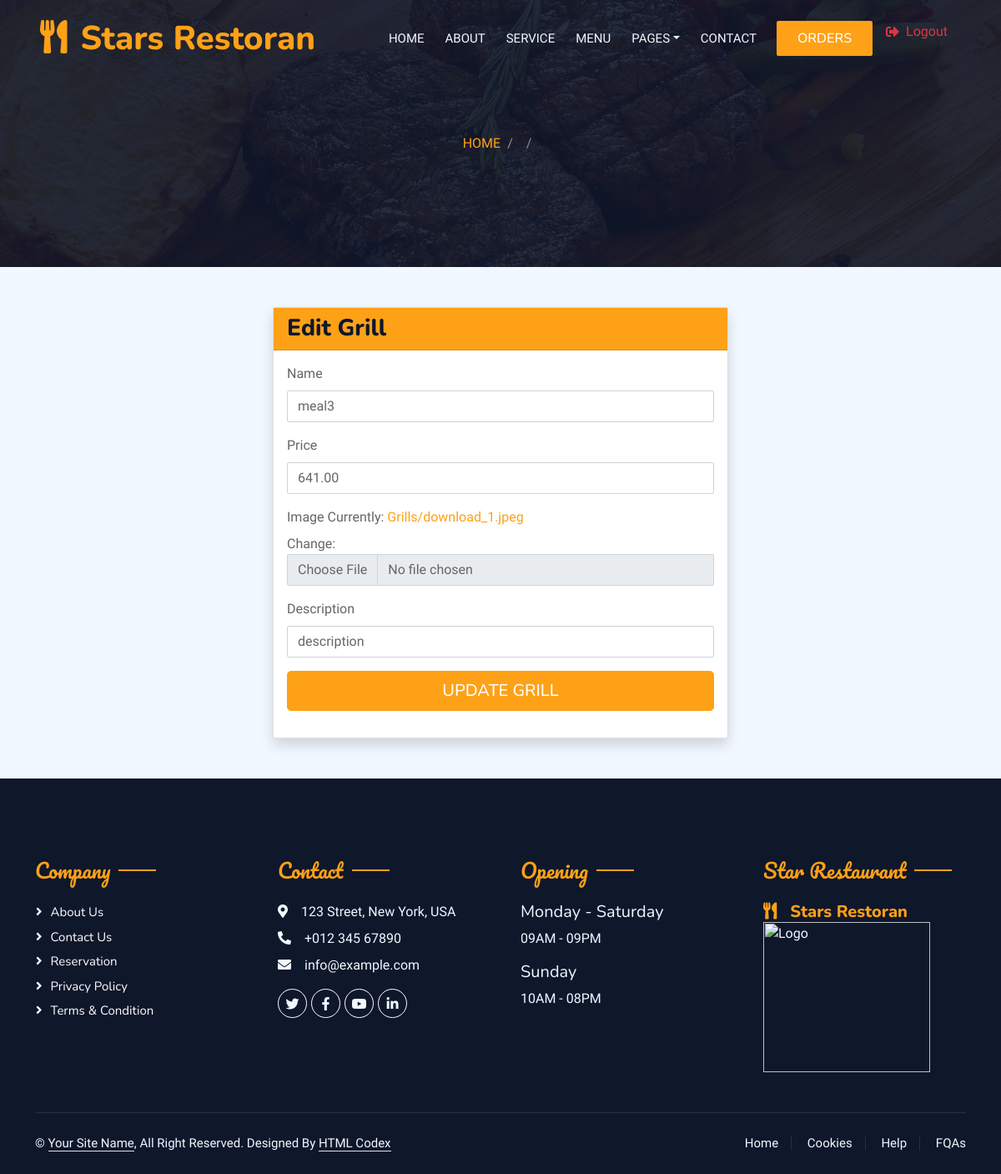
The app's page /stars/restaurant/edit-grill/3/ (signed in), older data.
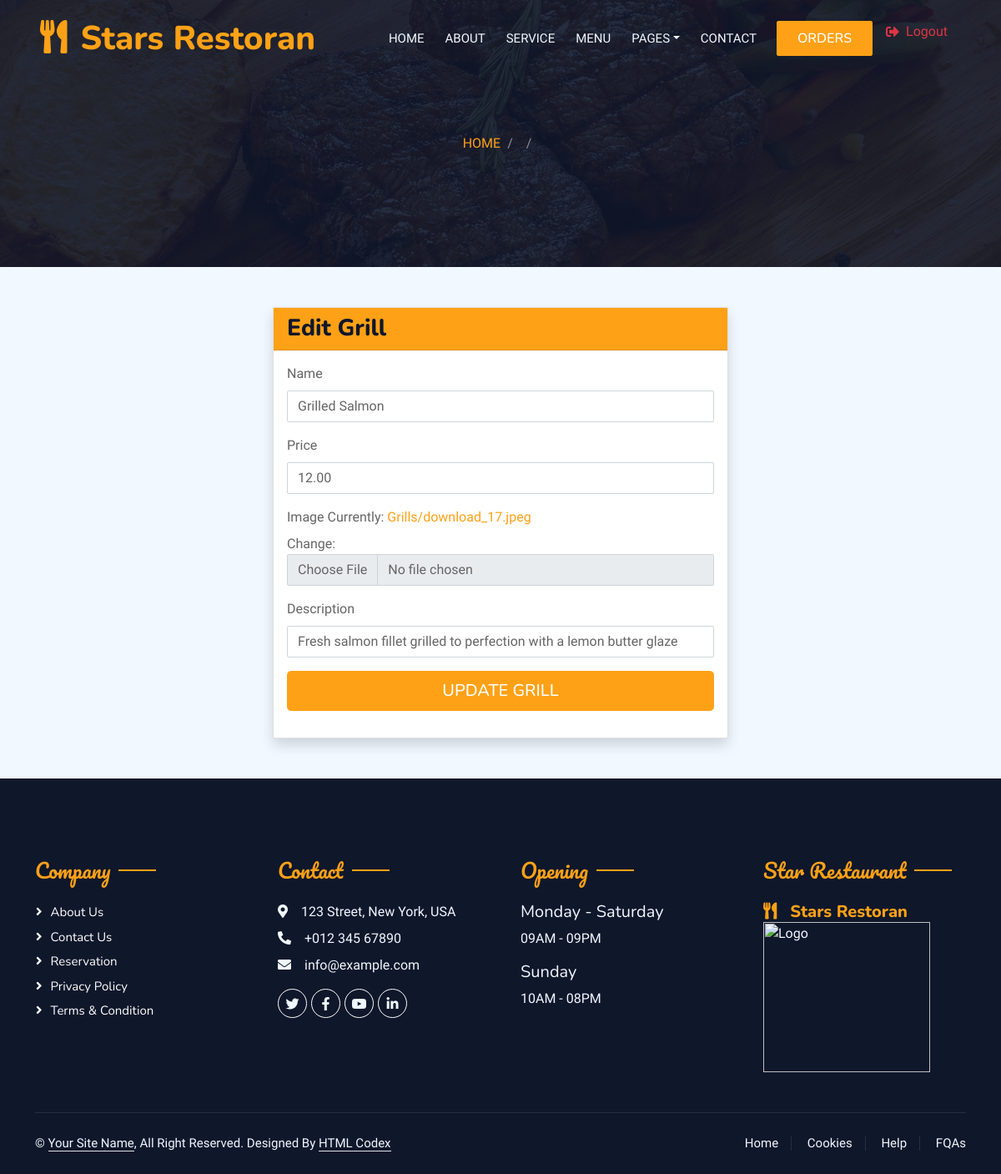
The same page, newer data.
### restaurant_app/models.py (models this page shows, shortened)
class Food(models.Model):
    name = models.CharField(max_length=255,blank=False,default='food')
    price = models.DecimalField(max_digits=6, decimal_places=2,default=0.0)
    image = models.ImageField(upload_to=upload_to_dynamic,default='defa/defa.png')
    description = models.CharField(max_length=255,blank=False,default='description')
    class Meta:
        abstract = True

class Grills(Food):
        def __str__(self):
         return f"{self.name}"

### restaurant_app/views.py (the view)
# urls.py: path('edit-grill/<int:grill_id>/', views.edit_grill, name='edit_grill'),
@staff_member_required
def edit_grill(request, grill_id):
    grill = get_object_or_404(Grills, id=grill_id)
    if request.method == 'POST':
        form = GrillForm(request.POST, request.FILES, instance=grill)
        if form.is_valid():
            form.save()
            messages.success(request, "Grill updated successfully!")
            return redirect('restaurant_app:dashboard')
        else:
            messages.error(request, "There was an error updating the grill.")
    else:
        form = GrillForm(instance=grill)
    return render(request, 'restaurant/edit_food.html', {'form': form, 'food_type': 'Grill'})

### restaurant_app/forms.py
class GrillForm(forms.ModelForm):
    class Meta:
        model = Grills
        fields = ['name', 'price', 'image', 'description']

### restaurant_app/templates/restaurant/edit_food.html (shortened to what this page needs)
{% extends 'restaurant/base_other.html' %}
{% load widget_tweaks %}
{% block content %}
<div class="container mt-5">
    <div class="row justify-content-center">
        <div class="col-md-8 col-lg-6">
            <div class="card shadow">
                <div class="card-header bg-primary text-white">
                    <h3 class="card-title mb-0">Edit {{ food_type }}</h3>
                </div>
                <div class="card-body">
                    <form method="post" enctype="multipart/form-data">
                        {% for field in form %}
                            <div class="mb-3">
                                <label for="{{ field.id_for_label }}" class="form-label">{{ field.label }}</label>
                                {{ field|add_class:"form-control" }}
                            </div>
                        {% endfor %}
                        <div class="d-grid">
                            <button type="submit" class="btn btn-primary btn-lg">Update {{ food_type }}</button>
                        </div>
                    </form>
                </div>
            </div>
        </div>
    </div>
</div>
{% endblock %}

Row changes from the older to the newer data that the page shows:
changed Grills: name "meal3" → "Grilled Salmon"; price "641.00" → "12.00"; description "description" → "Fresh salmon fillet grilled to perfection with a lemon butter glaze"
Text that changed along with them:
text no longer shown: "Currently: Grills/download_1.jpeg Change:"
text now shown: "Currently: Grills/download_17.jpeg Change:"
